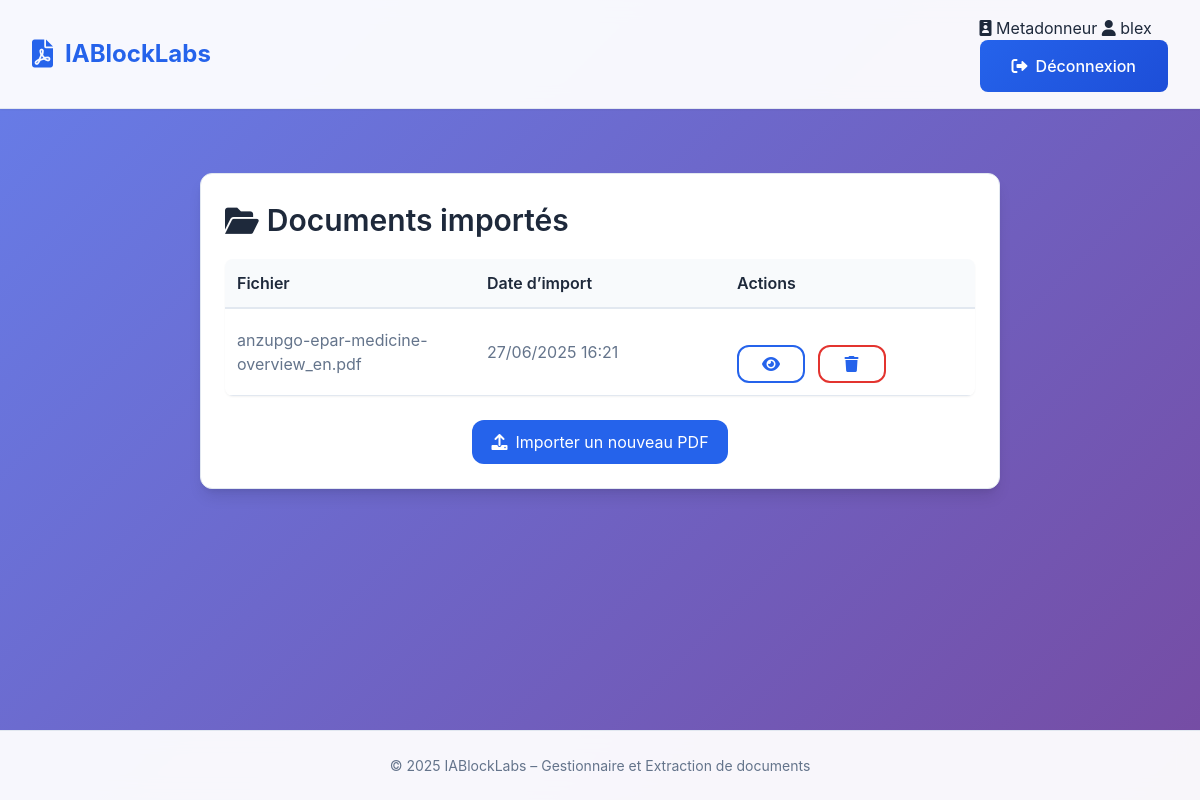
Before: /documents/ (signed in) with the older database file.
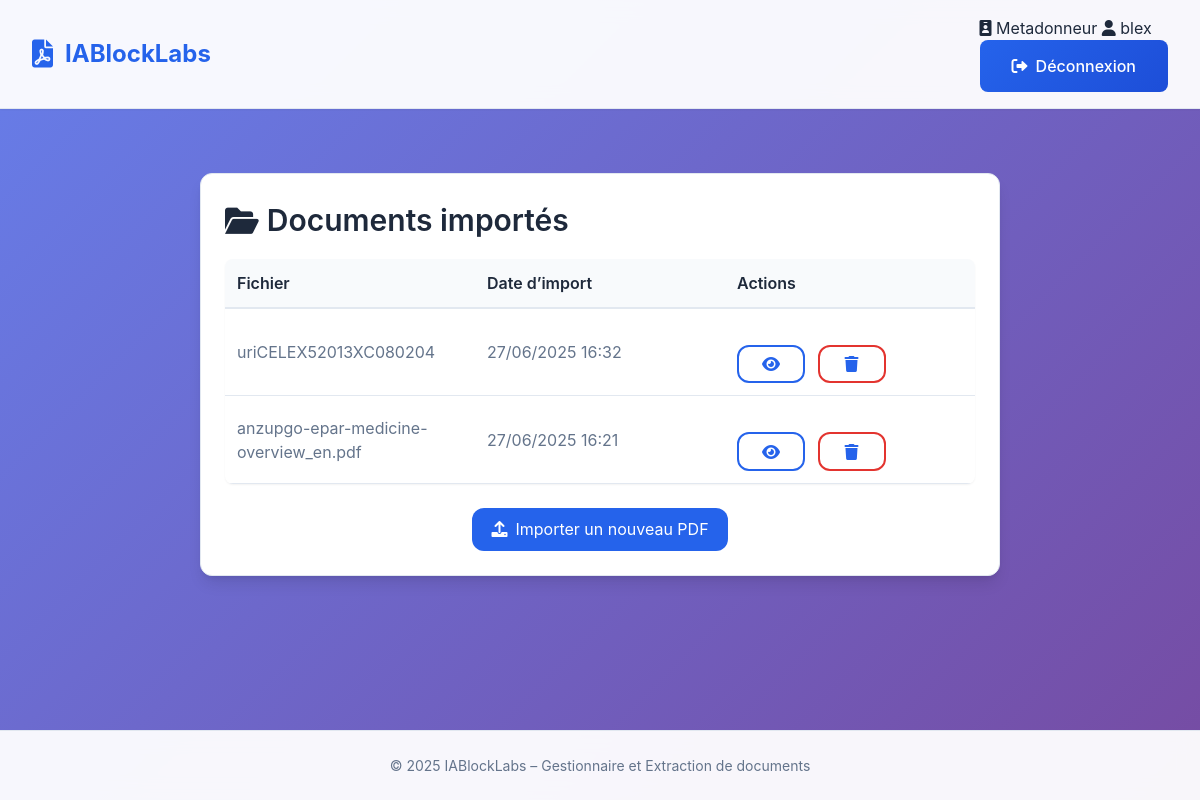
After: the same page with the newer database file.
### rawdocs/models.py (models this page shows, shortened)
class RawDocument(models.Model):
    url        = models.URLField(help_text="URL d'origine du PDF")
    file       = models.FileField(upload_to=pdf_upload_to, help_text="Fichier PDF téléchargé")
    created_at = models.DateTimeField(auto_now_add=True)
    owner = models.ForeignKey(
        settings.AUTH_USER_MODEL,
        on_delete=models.CASCADE,
        related_name='raw_documents',
        null=True,
        blank=True,
        help_text="Utilisateur qui a téléchargé ce document"
    )
    title = models.TextField(blank=True, help_text="Titre du document")
    doc_type = models.CharField(max_length=100, blank=True, help_text="Type du document (guide, rapport, etc.)")
    language = models.CharField(max_length=10, blank=True, help_text="Langue détectée (fr, en...)")
    version = models.CharField(max_length=50, blank=True, help_text="Version extraite")
    source = models.CharField(max_length=255, blank=True, help_text="Nom de l'organisation (ex: EMA, FDA...)")
    publication_date = models.CharField(max_length=100, blank=True, help_text="Date de publication")
    context = models.TextField(blank=True, help_text="Contexte extrait (2 phrases max)")
    country = models.CharField(max_length=100, blank=True, help_text="Pays détecté (GPE ou domaine TLD)")

### rawdocs/views.py (the view)
@login_required(login_url='rawdocs:login')
@user_passes_test(is_metadonneur, login_url='rawdocs:login')
def document_list(request):
    documents = RawDocument.objects.filter(owner=request.user).order_by('-created_at')
    for doc in documents:
        doc.basename = os.path.basename(doc.file.name)
    return render(request, 'rawdocs/document_list.html', {
        'documents': documents
    })

### rawdocs/templatetags/rawdocs_extras.py (called while the page is built)
@register.filter
def basename(value):
    return os.path.basename(value)

### rawdocs/views.py (called while the page is built)
def is_metadonneur(user):
    return user.groups.filter(name="Metadonneur").exists()

### templates/rawdocs/document_list.html (shortened to what this page needs)
{% extends "base.html" %}
{% load rawdocs_extras %}
{% block content %}
<section class="card metadata-card">
  <h2><i class="fas fa-folder-open"></i> Documents importés</h2>
  {% if documents %}
    <table class="metadata-table">
      <thead>
        <tr>
          <th>Fichier</th>
          <th>Date d’import</th>
          <th>Actions</th>
        </tr>
      </thead>
      <tbody>
        {% for doc in documents %}
        <tr>
          <td>{{ doc.file.name|basename }}</td>
          <td>{{ doc.created_at|date:"d/m/Y H:i" }}</td>
          <td class="actions-cell">
          <a href="{% url 'rawdocs:edit_metadata' doc.id %}" class="btn-outline" title="Voir / éditer les métadonnées">
          <i class="fas fa-eye"></i>
          </a>
            <form method="post"
                  action="{% url 'rawdocs:document_delete' doc.id %}">
              <button type="submit" class="btn-outline btn-delete">
                <i class="fas fa-trash"></i>
              </button>
            </form>
          </td>
        </tr>
        {% endfor %}
      </tbody>
    </table>
  {% else %}
    <p>Aucun document importé pour le moment.</p>
  {% endif %}
  <div class="upload-cell" style="margin-top:1.5rem;">
    <a href="{% url 'rawdocs:upload' %}" class="upload-cell__enter-btn">
      <i class="fas fa-upload"></i> Importer un nouveau PDF
    </a>
  </div>
</section>
{% endblock %}

Changed rows visible on the page:
added RawDocument: file.name|basename "uriCELEX52013XC080204", created_at "27/06/2025 16:32"
